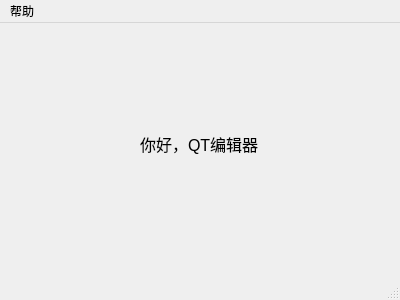
<?xml version="1.0" encoding="UTF-8"?>
<ui version="4.0">
 <class>MainWindow</class>
 <widget class="QMainWindow" name="MainWindow">
  <property name="geometry">
   <rect>
    <x>0</x>
    <y>0</y>
    <width>400</width>
    <height>300</height>
   </rect>
  </property>
  <property name="windowTitle">
   <string>你好</string>
  </property>
  <widget class="QWidget" name="centralWidget">
   <widget class="QLabel" name="label">
    <property name="geometry">
     <rect>
      <x>140</x>
      <y>90</y>
      <width>131</width>
      <height>61</height>
     </rect>
    </property>
    <property name="font">
     <font>
      <pointsize>12</pointsize>
     </font>
    </property>
    <property name="text">
     <string>你好，QT编辑器</string>
    </property>
   </widget>
  </widget>
  <widget class="QMenuBar" name="menuBar">
   <property name="geometry">
    <rect>
     <x>0</x>
     <y>0</y>
     <width>400</width>
     <height>21</height>
    </rect>
   </property>
   <widget class="QMenu" name="menu">
    <property name="title">
     <string>帮助</string>
    </property>
    <addaction name="QuickStart"/>
    <addaction name="action_2"/>
   </widget>
   <addaction name="menu"/>
  </widget>
  <widget class="QStatusBar" name="statusBar"/>
  <action name="QuickStart">
   <property name="icon">
    <iconset resource="image/myimage.qrc">
     <normaloff>:/image/bugcatcher.ico</normaloff>:/image/bugcatcher.ico</iconset>
   </property>
   <property name="text">
    <string>使用指南</string>
   </property>
   <property name="shortcut">
    <string>Ctrl+H</string>
   </property>
  </action>
  <action name="action_2">
   <property name="text">
    <string>关于</string>
   </property>
  </action>
 </widget>
 <layoutdefault spacing="6" margin="11"/>
 <resources>
  <include location="image/myimage.qrc"/>
 </resources>
 <connections/>
</ui>
